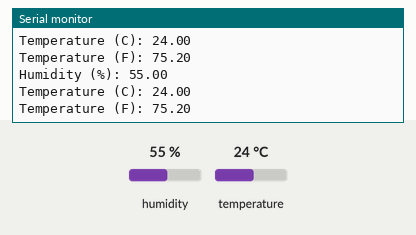
Recording of a sketch running on a simulated Arduino Uno, built with avr-gcc and run on an emulated ATmega328P. Parts: the last lines printed to the serial monitor. Inputs (shaded band) come from the test bench; at power-on: humidity 55 %, temperature 24 °C.

Above: at 3.3 s.
3.4 s: humidity set to 22 %
At 6.0 s:
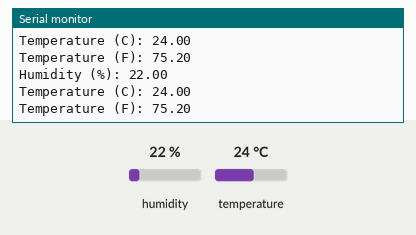
6.7 s: temperature set to 12 °C
At 8.9 s:
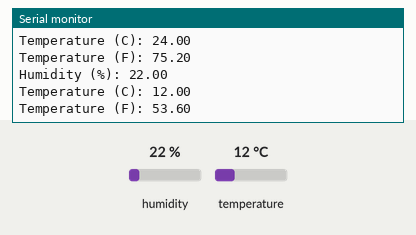
10.0 s: humidity set to 40 %
At 10.6 s:
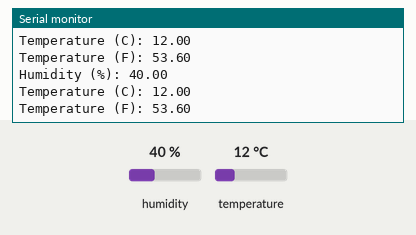
13.3 s: temperature set to 41 °C
At 16.4 s:
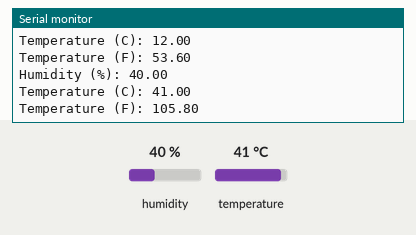
Timing chart, 0 to 17.9 s (numbered marks = the images above; inputs shaded):
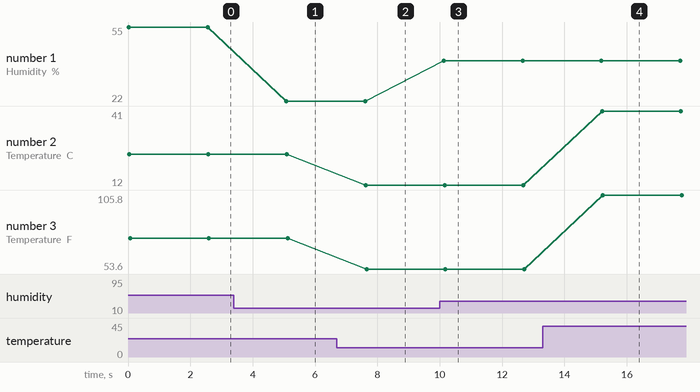

Measured:
- after the input at 3.4 s, the serial monitor: prints a new line after 1.7 s (image 1)
- after the input at 6.7 s, the serial monitor: prints a new line after 0.93 s (image 2)
- after the input at 10.0 s, the serial monitor: prints a new line after 0.13 s (image 3)
- after the input at 13.3 s, the serial monitor: prints a new line after 1.9 s (image 4)
- plotted number 1: 55 → 22 after the input at 3.4 s, 22 → 40 after the input at 10.0 s
- plotted number 2: 24 → 12 after the input at 6.7 s, 12 → 41 after the input at 13.3 s
- plotted number 3: 75.2 → 53.6 after the input at 6.7 s, 53.6 → 105.8 after the input at 13.3 s

The sketch:

DHT11_Temp_Humididity_Sensor_1.ino
```cpp
#include <dht11.h>

#define DHT11PIN 4
dht11 DHT11;

void setup()
{
  Serial.begin(9600);

}

void loop()
{
  Serial.println();

  int chk = DHT11.read(DHT11PIN);

  Serial.print("Humidity (%): ");
  Serial.println((float)DHT11.humidity, 2);

  Serial.print("Temperature (C): ");
  Serial.println((float)DHT11.temperature, 2);

  Serial.print("Temperature (F): ");
  Serial.println((float)(DHT11.temperature*1.8)+32, 2);

  //Photo Sensor Seems to not be working properly at the moment
  //int value = analogRead(A0);
  //Serial.println("Analog value : ");
  //Serial.println(value);

  delay(2500);

}
```
